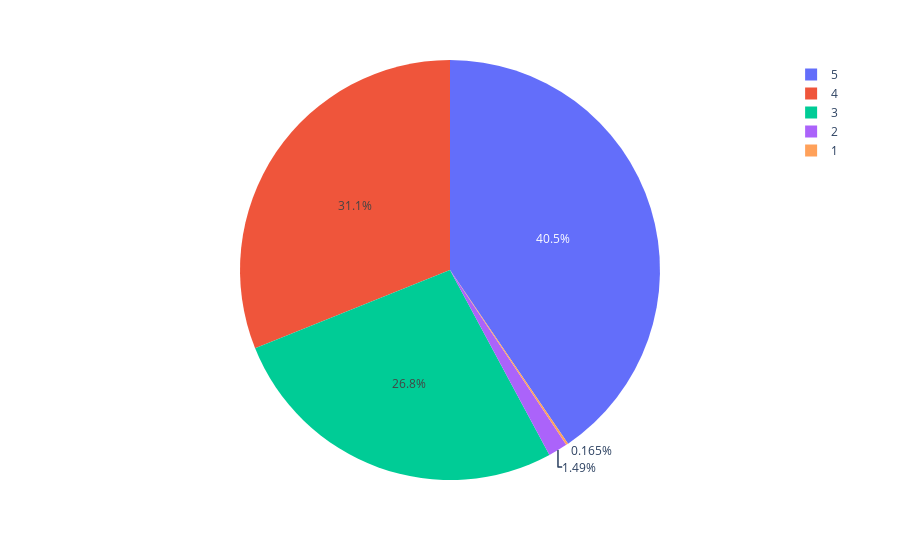

Notebook code for this chart:
### Code cell
import plotly.express as px
 

df = pd.read_csv("hrdata.csv")
 
fig = px.pie(df, values="EmpSatisfaction", names="EmpSatisfaction")
fig.show()

### Figure 1 — Plotly figure (JSON) as saved in the notebook; plotly's stock layout.template omitted (floating-point values rounded to 4 significant figures; data arrays with more than 128 entries replaced by an {"elided": "..."} marker saying what was removed)
{"data": [{"domain": {"x": [0, 1], "y": [0, 1]}, "hovertemplate": "EmpSatisfaction=%{value}<extra></extra>", "labels": {"elided": "311 int values"}, "legendgroup": "", "name": "", "showlegend": true, "type": "pie", "values": {"elided": "311 int values"}}], "layout": {"legend": {"tracegroupgap": 0}, "margin": {"t": 60}}}
